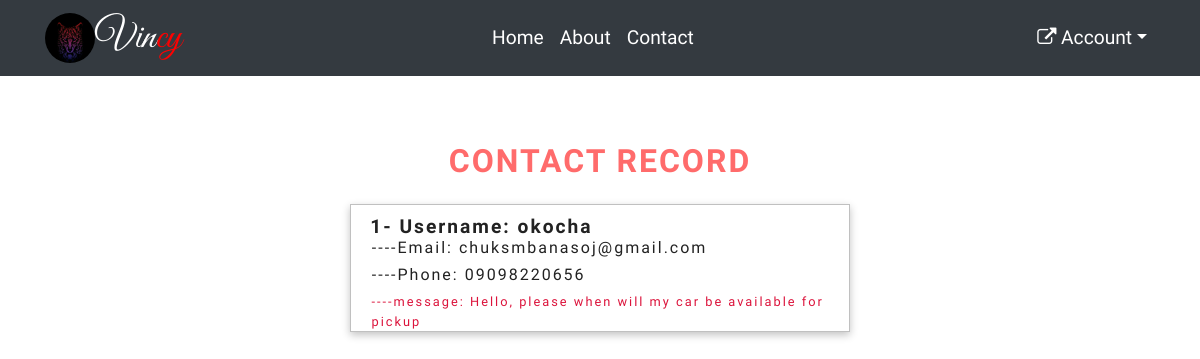
The page /contact_admin/ on the database its author committed.
### vehicle/models.py (models this page shows, shortened)
class Contact(models.Model):
    name = models.CharField(max_length=255)
    email = models.CharField(max_length=255)
    phone = models.CharField(max_length=100, null=False, blank=False)
    message = models.TextField(max_length=5000)
    class Meta:
        verbose_name_plural = "Contact"

### vehicle/views.py (the view)
# urls.py: path("contact_admin/", views.view_contact, name='admin_contact'),
def view_contact(request):
    cont = Contact.objects.all()
    context = {
        "contact": cont
    }
    return render(request, "admin/contact.html", context)

### templates/admin/contact.html
{% extends "others/base1.html" %}
{% load static %}
{% block name %}
      <div class="status">
          <h5>Contact Record</h5>
          <div class="status-body">
              {% for instance in contact %}
                  <h1>{{ instance.id }}- Username: {{ instance.name }}</h1>
                  <h2>----Email: {{ instance.email }}</h2>
                  <h2>----Phone: {{ instance.phone }}</h2>
                  <p>----message: {{ instance.message }}</p>
              {% endfor %}
          </div>
      </div>
{% endblock%}

### static/css/style.css (style rules this page uses)
body { font-family: "Quicksand", -apple-system, BlinkMacSystemFont, "Segoe UI", Roboto, "Helvetica Neue", Arial, "Noto Sans", sans-serif, "Apple Color Emoji", "Segoe UI Emoji", "Segoe UI Symbol", "Noto Color Emoji"; background-color: #fff; position: relative; }
body:before { content: ""; position: absolute; top: 0; left: 0; right: 0; bottom: 0; background: rgba(0, 0, 0, 0.5); -webkit-transition: .3s all ease; -o-transition: .3s all ease; transition: .3s all ease; opacity: 0; visibility: hidden; z-index: 1; }
p { color: #b3b3b3; font-weight: 300; }
h1, h2, h3, h4, h5, h6, .h1, .h2, .h3, .h4, .h5, .h6 { font-family: "Quicksand", -apple-system, BlinkMacSystemFont, "Segoe UI", Roboto, "Helvetica Neue", Arial, "Noto Sans", sans-serif, "Apple Color Emoji", "Segoe UI Emoji", "Segoe UI Symbol", "Noto Color Emoji"; }

### static/main.css (style rules this page uses)
html, body { overflow-x: hidden; }
@media (min-width: 992px) { p { margin-bottom: 0; } }

### static/style.css (style rules this page uses)
.status { max-width: 500px; width: 90vw; margin: 0 auto; margin-bottom: 10%; }
.status h5 { margin-top: 10%; font-size: 2rem; padding: 0.5em 1em; text-align: center; text-transform: uppercase; font-family: 'Rajdhani', sans-serif; color: rgb(255, 107, 107); font-weight: 600; letter-spacing: 0.125rem; }
.status-body { border-top: 1px solid silver; border-left: 1px solid silver; border-right: 1px solid silver; box-shadow: rgba(0, 0, 0, 0.24) 0px 3px 8px; }
.status-body h1, .person-body h1 { text-align: left; font-size: 1.2rem; padding: 0.5em 1em 0 1em; font-family: 'Rajdhani', sans-serif; color: #222; font-weight: 900; letter-spacing: 0.125rem; margin-bottom: 0; }
.status-body h2, .person-body h2 { text-align: left; font-size: 1rem; padding: 0em 1em 0 1.3em; font-family: 'Rajdhani', sans-serif; color: #222; font-weight: 300; letter-spacing: 0.125rem; }
.status-body p, .person-child p a { text-align: left; font-size: 0.8rem; padding: 0em 1em 0 1.6em; font-family: 'Rajdhani', sans-serif; color: crimson; font-weight: 100; letter-spacing: 0.125rem; border-bottom: 1px solid silver; }

### rows shown on the page
Contact: id "1", name "okocha", email "chuksmbanasoj@gmail.com", phone "09098220656", message "Hello, please when will my car be available for pickup"
